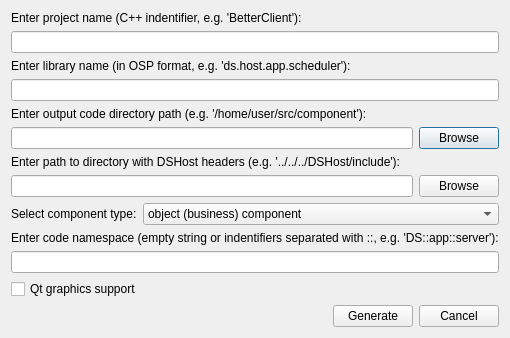
<?xml version="1.0" encoding="UTF-8"?>
<ui version="4.0">
 <class>ComponentGenerator</class>
 <widget class="QDialog" name="ComponentGenerator">
  <property name="geometry">
   <rect>
    <x>0</x>
    <y>0</y>
    <width>400</width>
    <height>300</height>
   </rect>
  </property>
  <property name="windowTitle">
   <string>Component Generator</string>
  </property>
  <layout class="QVBoxLayout" name="verticalLayout">
   <item>
    <widget class="QLabel" name="labelProjectName">
     <property name="text">
      <string>Enter project name (C++ indentifier, e.g. 'BetterClient'):</string>
     </property>
    </widget>
   </item>
   <item>
    <widget class="QLineEdit" name="projectNameEdit"/>
   </item>
   <item>
    <widget class="QLabel" name="labelLibraryName">
     <property name="text">
      <string>Enter library name (in OSP format, e.g. 'ds.host.app.scheduler'):</string>
     </property>
    </widget>
   </item>
   <item>
    <widget class="QLineEdit" name="libraryNameEdit"/>
   </item>
   <item>
    <widget class="QLabel" name="labelOutputPath">
     <property name="text">
      <string>Enter output code directory path (e.g. '/home/user/src/component'):</string>
     </property>
    </widget>
   </item>
   <item>
    <layout class="QHBoxLayout" name="horizontalLayout_4">
     <item>
      <widget class="QLineEdit" name="codeDirectoryEdit"/>
     </item>
     <item>
      <widget class="QPushButton" name="codeDirectoryBtn">
       <property name="text">
        <string>Browse</string>
       </property>
      </widget>
     </item>
    </layout>
   </item>
   <item>
    <widget class="QLabel" name="labelDSHostHeaders">
     <property name="text">
      <string>Enter path to directory with DSHost headers (e.g. '../../../DSHost/include'):</string>
     </property>
    </widget>
   </item>
   <item>
    <layout class="QHBoxLayout" name="horizontalLayout_5">
     <item>
      <widget class="QLineEdit" name="dshostHeadersEdit"/>
     </item>
     <item>
      <widget class="QPushButton" name="dshostHeadersBtn">
       <property name="text">
        <string>Browse</string>
       </property>
      </widget>
     </item>
    </layout>
   </item>
   <item>
    <layout class="QHBoxLayout" name="horizontalLayout_2" stretch="0,1">
     <item>
      <widget class="QLabel" name="label_5">
       <property name="text">
        <string>Select component type:</string>
       </property>
      </widget>
     </item>
     <item>
      <widget class="QComboBox" name="comboBox">
       <item>
        <property name="text">
         <string>object (business) component</string>
        </property>
       </item>
       <item>
        <property name="text">
         <string>protocol (server) component</string>
        </property>
       </item>
       <item>
        <property name="text">
         <string>transport (server) component</string>
        </property>
       </item>
       <item>
        <property name="text">
         <string>custom component</string>
        </property>
       </item>
      </widget>
     </item>
    </layout>
   </item>
   <item>
    <widget class="QLabel" name="labelNamespace">
     <property name="text">
      <string>&lt;html&gt;&lt;head/&gt;&lt;body&gt;&lt;p&gt;Enter code namespace (empty string or indentifiers separated with ::, e.g. 'DS::app::server'):&lt;/p&gt;&lt;/body&gt;&lt;/html&gt;</string>
     </property>
    </widget>
   </item>
   <item>
    <widget class="QLineEdit" name="namespaceEdit"/>
   </item>
   <item>
    <widget class="QCheckBox" name="qtSupportCheckBox">
     <property name="layoutDirection">
      <enum>Qt::LeftToRight</enum>
     </property>
     <property name="text">
      <string>Qt graphics support</string>
     </property>
     <property name="tristate">
      <bool>false</bool>
     </property>
    </widget>
   </item>
   <item>
    <layout class="QHBoxLayout" name="horizontalLayout">
     <item>
      <spacer name="horizontalSpacer">
       <property name="orientation">
        <enum>Qt::Horizontal</enum>
       </property>
       <property name="sizeHint" stdset="0">
        <size>
         <width>40</width>
         <height>20</height>
        </size>
       </property>
      </spacer>
     </item>
     <item>
      <widget class="QPushButton" name="generateBtn">
       <property name="text">
        <string>Generate</string>
       </property>
      </widget>
     </item>
     <item>
      <widget class="QPushButton" name="cancelBtn">
       <property name="text">
        <string>Cancel</string>
       </property>
      </widget>
     </item>
    </layout>
   </item>
  </layout>
 </widget>
 <resources/>
 <connections/>
</ui>
